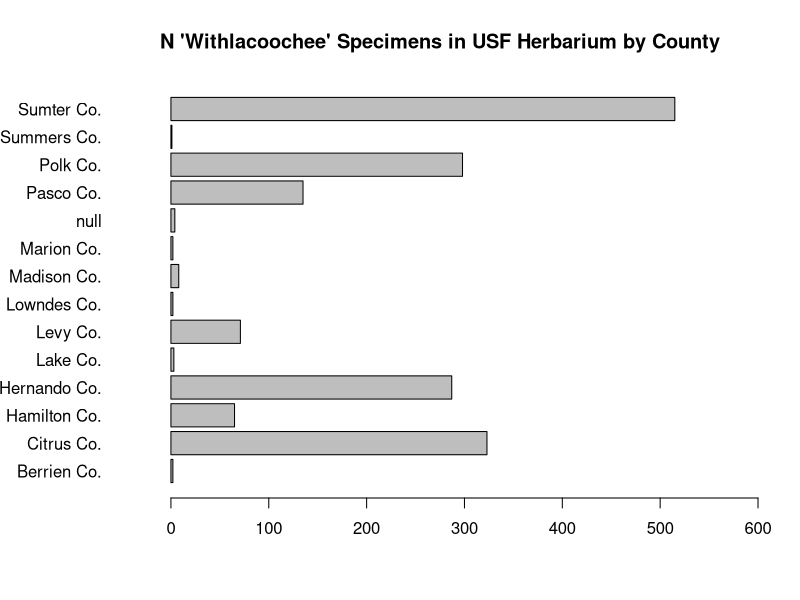
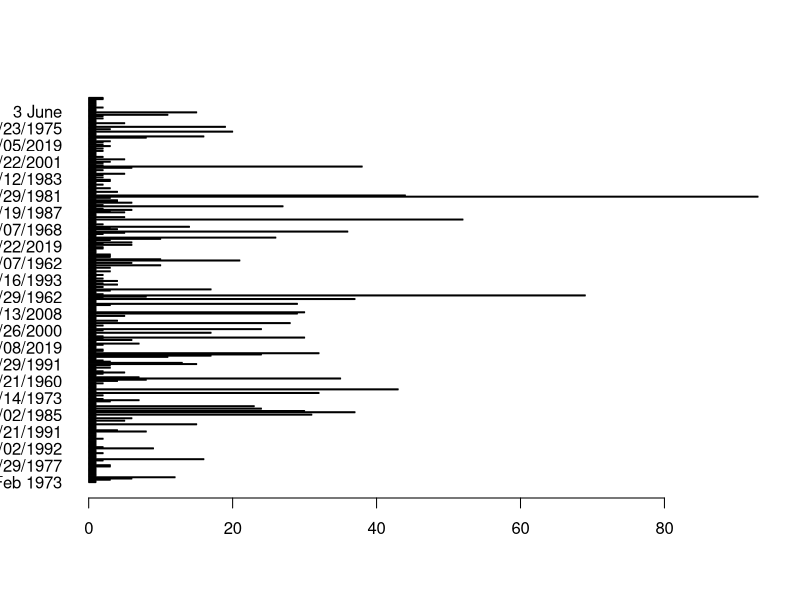
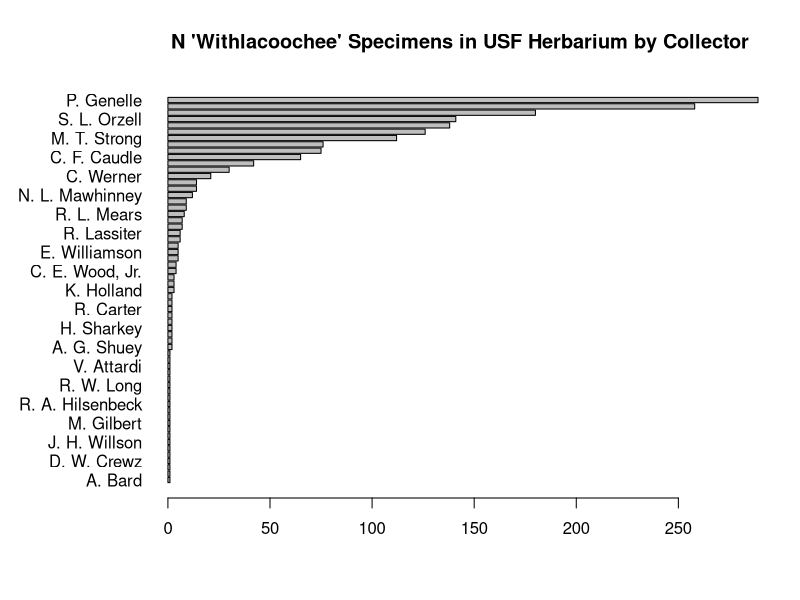
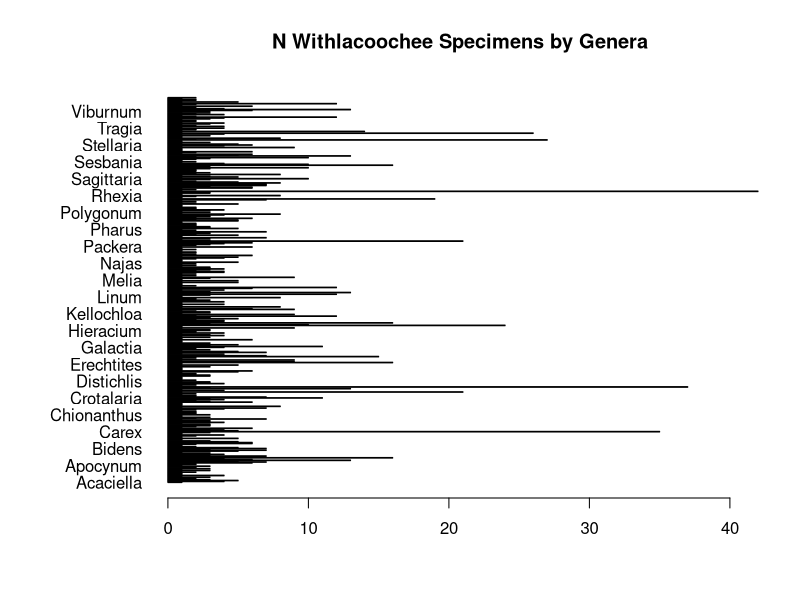

Source code (R) for these figures, in order: (Note: this script raises an error after producing the figures.)
#Withlacoochee Data Exploration

WTL_sp <- read.csv("WTL_specimens.csv", header = TRUE)

par(mar = c(5, 6, 4, 2) + 0.1)

barplot(table(WTL_sp$county), horiz = TRUE, las = 1, xlim = c(-50,600))

title(main = "N 'Withlacoochee' Specimens in USF Herbarium by County")

par(mar = c(5, 4, 4, 2) + 0.1)

coll_dates = as.Date(WTL_sp$Collection.Date, format = "%d/%m/%Y")

barplot(table(WTL_sp$Collection.Date), horiz = TRUE, las = 1)

collector = table(WTL_sp$collector_Text)

par(mar = c(5, 8, 4, 2) + 0.1)

barplot(collector[order(collector)], horiz = TRUE, las = 1, main = "N 'Withlacoochee' Specimens in USF Herbarium by Collector", cex.text = 0.8)

par(mar = c(5, 8, 4, 2) + 0.1)

barplot(table(WTL_sp$genus), horiz = TRUE, las = 1, main = "N Withlacoochee Specimens by Genera")

par(mar = c(5, 8, 4, 2) + 0.1)

#Okay, time for some more serious aggregation work. Need Family, Genus, Species, Collector, and Collection Date.

WTL_sp <- read.csv("WTL_specimens.csv", header = TRUE) #Reading "Withlacoochee" as Location
WSF_sp = read.csv("WSF_specimens.csv", header = TRUE) #Reading "Withlacoochee State Forest as Location"

comb_sp = rbind(WTL_sp, WSF_sp)

doubles_check = table(comb_sp$barcode)

cut_list = doubles_check[doubles_check > 1]

for(i in 1:length(cut_list)){
  cut = grep(names(cut_list[i]), comb_sp$barcode)
  comb_sp = comb_sp[-c(cut[1], cut[2]),]
  pull = WTL_sp[cut_list[i],]
  comb_sp = rbind(comb_sp, pull)
}

WTL_taxa = data.frame(comb_sp$family, comb_sp$genus, comb_sp$species)

WTL_dates = comb_sp$Collection.Date

coll_dates = as.Date(comb_sp$Collection.Date, format = "%d/%m/%Y")
coll_yr = as.Date(coll_dates, format = "%Y")

#We've extracted collection years, going to go back and backfill some of the shitty data.
#Should probably do this after we've got an official export from the database.

genus = WTL_data$comb_sp.genus
specs = WTL_data$comb_sp.species
epithet = vector("character", length(genus))

for(i in 1:length(epithet)){
  epithet[i] = paste0(genus[i]," ",specs[i])
}

WTL_data = cbind(WTL_taxa, coll_yr)

test = table(WTL_data$coll_yr, WTL_data$comb_sp.genus)

spec_count = table(epithet)
